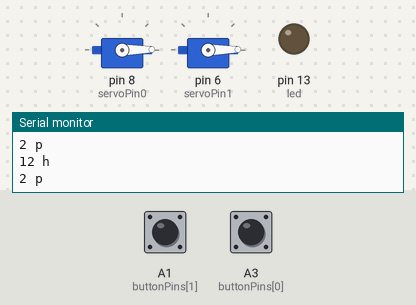
Bench run of a sketch on a simulated Arduino Uno, built with avr-gcc and run on an emulated ATmega328P. Parts: 2 × servo, output pins drawn as LEDs (lit = HIGH), the last lines printed to the serial monitor. The test bench sets the inputs (shaded band); at power-on: A1 (buttonPins[1]) HIGH, A3 (buttonPins[0]) HIGH.

Above: at 8.3 s.
8.4 s: A1 (buttonPins[1]) pulled LOW for 0.25 s
At 8.82 s:
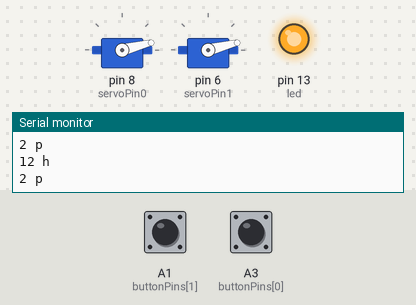
At 9.43 s:
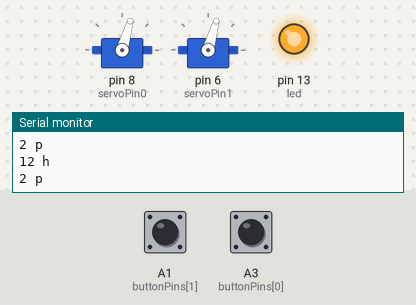
11.6 s: A1 (buttonPins[1]) pulled LOW for 1 s
At 13.09 s:
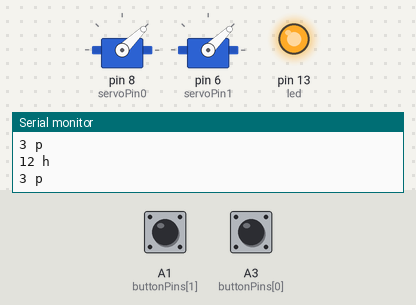
14.6 s: A3 (buttonPins[0]) pulled LOW for 3.2 s
Timing chart, 0 to 23.0 s (numbered marks = the images above; inputs shaded):
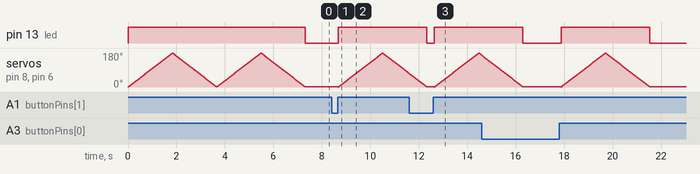

The sketch:

tickleBand4.ino
```cpp
/*
 * tickleBand4
 * A standalone OZ prototye testing triggers at certain time of the day
 * Hard code the time manually, then give power to the clock.
 */

#include <Time.h>
#include <Servo.h>
#define DEBUG true
#define TIME_MSG_LEN  11   // time sync to PC is HEADER followed by Unix time_t as ten ASCII digits
#define TIME_HEADER  'T'   // Header tag for serial time sync message
#define TIME_REQUEST  7    // ASCII bell character requests a time sync message
// set pin numbers
const int buttonPins[] = {
  A3, A1};
const int numInputs = 2;
const int servoPin0 = 8;
const int servoPin1 = 6;

Servo servo0;
Servo servo1;

int pos0 = 0;
int pos1 = 0;
int led = 13;

int numberPresses = 0;
int lastButtonState[numInputs];

// T1262347200  //noon Jan 1 2010
// Trigger hours
#define NUM_TRIGGERS 4
int TriggerHours[] = {
  9,12,14,15,18,24};

void setup()  {
  ADCSRA = 0;
  PRR = B10010101;
  Serial.begin(9600);
  for(int i=0; i<numInputs; i++){
    pinMode(buttonPins[i], INPUT);
    digitalWrite(buttonPins[i], HIGH);
    lastButtonState[i] = LOW;
  }
  //Set time HERE
  //setTime(hr,min,sec,day,month,yr);
  setTime(12,15,0,5,5,2013);
  pinMode(led, OUTPUT);
}

void loop(){
  int reading[numInputs];
  for(int i = 0; i < numInputs; i++){
    reading[i] = digitalRead(buttonPins[i]);
    // If the switch changed, due to noise or pressing:
    if (reading[i] != lastButtonState[i]) {
      // reset the debouncing timer
      if(reading[i] == HIGH){
        numberPresses++;
        if(DEBUG) triggerTickle();
      }
    }
    // save the reading.  Next time through the loop,
    // it'll be the lastButtonState:
    lastButtonState[i] = reading[i];
  }
  if(timeStatus() == timeNotSet)
    Serial.println("w");
  else{
    boolean trigger = false;
    for(int i = 0; i< NUM_TRIGGERS; i++){
      if(hour() == TriggerHours[i] && second() == 15){
        trigger = true;
      }
    }
    if(trigger){
      triggerTickle();
    }
  }
  stopTickle();
  Serial.println(String(hour()) + " h");
  Serial.println(String(numberPresses) + " p");
  delay(100);

}

void triggerTickle(){
  if(DEBUG) digitalWrite(led, HIGH);
  servo0.attach(servoPin0);
  servo1.attach(servoPin1);
  for(pos0 = 0; pos0 < 180; pos0 += 1)  // goes from 0 degrees to 180 degrees
  {                                  // in steps of 1 degree
    servo0.write(pos0);
    servo1.write(pos0);    // tell servo to go to position in variable 'pos'
    delay(10);                       // waits 15ms for the servo to reach the position
  }
  for(pos0 = 180; pos0>=1; pos0-=1)     // goes from 180 degrees to 0 degrees
  {
    servo0.write(pos0);
    servo1.write(pos0);    // tell servo to go to position in variable 'pos'
    delay(10);                       // waits 15ms for the servo to reach the position
  }
}

void stopTickle(){
  servo0.detach();
  servo1.detach();
  if(DEBUG) digitalWrite(led, LOW);
}
```

Measured:
- after the input at 8.4 s, pin 13 (led): LOW → HIGH after 0.27 s
